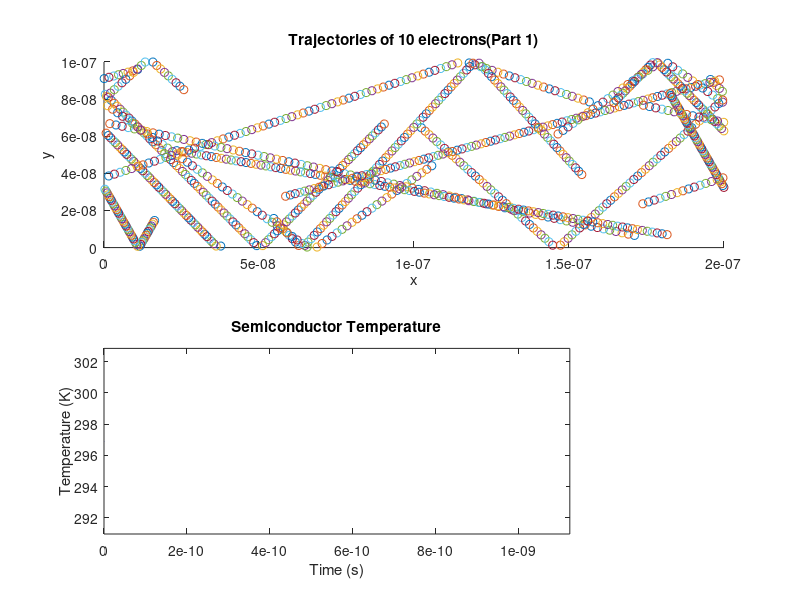

Write MATLAB code to recreate this figure. (Note: this script raises an error after producing the figure.)
close all
clear all
clc
%properties
m0 = 9.10938215e-31;%resting mass
m = 9.10938215e-31*0.26;
q = 1.60217653e-19;
kb = 1.38064852e-23;
T = 300;
tmn = 0.2e-12; %time between collisions
%part 1
%plot parameters
x = 200e-9;
y = 100e-9;
natoms = 3000;
iteration = 100;
pc = 10; %population displayed on plot;

%thermal velocity
vth = sqrt((2*kb*T)/m); %thermal velocity
dt = y/vth/50; %time step
fprintf('The thermal velocity at 300 K is %d m/s\n',vth)

mfp = vth*tmn; %meanfree path 

fprintf('The mean free path is %d nm\n',mfp)

%initialize the position and atoms
atomp = rand(natoms,2); %array for position
atomp(:,1) = atomp(:,1)*x; atomp(:,2) = atomp(:,2)*y; 
atomv = vth*cos(2*pi*rand(natoms,2));
atom = [atomp atomv];
SCT = zeros(iteration,1); %semiconductor temperature
temp = zeros(iteration,1);
trajectory = zeros(iteration,pc*2);

for i = 1:iteration
    atom(:,1:2) = atom(:,1:2) + dt*atom(:,3:4);
  
    %use logical index to rearrange electrons hitting boundaries
    l = atom(:,1) > x;
    atom(l,1) = atom(l,1) - x;
    
    l = atom(:,1) < 0;
    atom(l,1) = atom(l,1) + x;

    l = atom(:,2) > y;
    atom(l,4) = -1*atom(l,4);
    
    l = atom(:,2) < 0;
    atom(l,4) = -1*atom(l,4);
    
    
    temp(i) = (sum(atom(:,3).^2) + sum(atom(:,4).^2))*m/kb/2/natoms;
    
    
    for j = 1:pc
        trajectory(i,(2*j):(2*j+1)) = atom(j,1:2);

    end 
    figure(1)
    subplot(2,1,1);
    hold on
    
    plot(atom(1:pc,1), atom(1:pc,2),'o')
    xlim([ 0 x])
    ylim([0 y])
    
    title(sprintf('Trajectories of %d electrons(Part 1)', pc));
    xlabel('x')
    ylabel('y')
    
    subplot(2,1,2)
    %hold off;
    if i>1
    plot(dt*(0:i-1), temp(1:i));
    axis([0 dt*iteration min(temp)*0.98 max(temp)*1.02]);
    title('Semiconductor Temperature');
    xlabel('Time (s)')
    ylabel('Temperature (K)')
    end
    %pause(0.05);
end

    %part 2
 %Collisions with Mean Free Path
 %velocity of maxwell distribution is gaussian so makedist() can be used
 %(slide 43 of atomicandMD powerpoint
 pscat = 1 - exp(-dt/tmn);
 vpdf = makedist('Normal','mu',0,'sigma',sqrt((kb*T)/m)); %gaussian centered on zero with a deviation of sqrt(kb*T/m)
 
 
 atomp = rand(natoms,2); %array for position
 atomp(:,1) = atomp(:,1)*x; atomp(:,2) = atomp(:,2)*y;
 atomv = ones(natoms,2);
 for i = 1:natoms
 atomv(i,1) = random(vpdf);
 atomv(i,2) = random(vpdf);
 end
 atom = [atomp atomv];
vavg = sqrt(sum(atom(:,3).^2)/natoms + sum(atom(:,4).^2)/natoms);

%Boltzmann Distrubion in histogram 
vhist = sqrt(atom(:,3).^2 + atom(:,4).^2);

figure(2)
histogram(vhist)
xlabel('Speed m/s')
ylabel('Numbeer of electrons')
fprintf('The average speed is %d m/s\n',vavg)

for i = 1 : iteration
    atom(:,1:2) = atom(:,1:2) + dt.*atom(:,3:4);
    
    %use logical index to rearrange electrons hitting boundaries
    l = atom(:,1) > x;
    atom(l,1) = atom(l,1) - x;
    
    l = atom(:,1) < 0;
    atom(l,1) = atom(l,1) + x;

    l = atom(:,2) > y;
    atom(l,4) = -1*atom(l,4);
    
    l = atom(:,2) < 0;
    atom(l,4) = -1*atom(l,4);

j = pscat>rand(natoms,1);
atom(j,3:4) = random(vpdf, [sum(j),2]);

temp(i) = (sum(atom(:,3).^2) + sum(atom(:,4).^2))*m/kb/2/natoms;

for j = 1:pc
      trajectory(i,(2*j):(2*j+1)) = atom(j,1:2);
end
figure(3)
subplot(2,1,1);
%hold on;
plot(atom(1:pc,1),atom(1:pc,2),'O')

xlim([ 0 x])
ylim([0 y])

 title(sprintf('Trajectories of %d electrons with scater(Part w)', pc));
     xlabel('x')
     ylabel('y')
 subplot(2,1,2)
    
 %hold off;
    if i>1
    plot(dt*(0:i-1), temp(1:i));
    axis([0 dt*iteration min(temp)*0.98 max(temp)*1.02]);
    title('Semiconductor Temperature');
    xlabel('Time (s)')
    ylabel('Temperature (K)')
    end
    %pause(0.05);
end


%part 3 Enhancements

box = [80e-9 120e-9 0 40e-9; 80e-9 120e-9 60e-9 100e-9];

%l =  box(1,1)<=atom(:,1) <= box(1,1) & box(2,1

